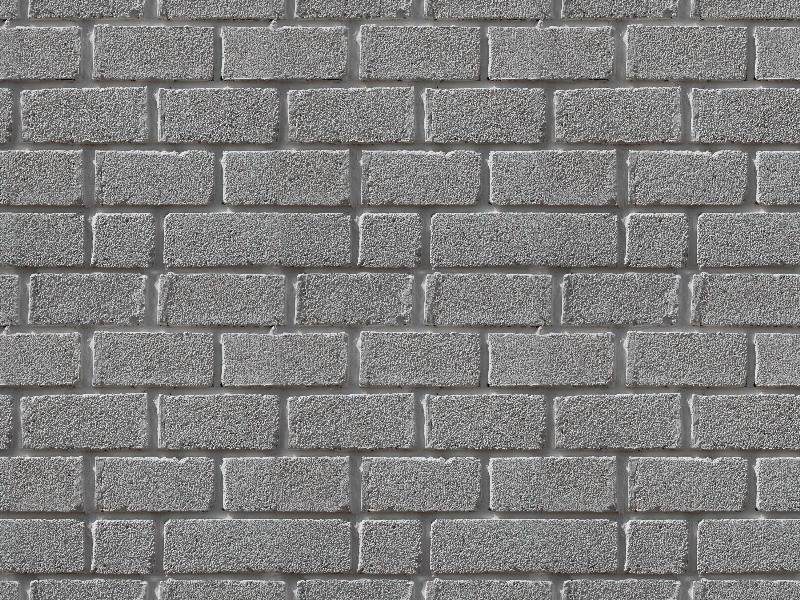
#> input picture hafta4_odev6/duvar.jpeg, 800 x 600 px
$ python main.py   (older library calls are emulated)
#> lines starting #> are read from the running program, lines starting #| are printed output that depends on the picture
import cv2
import numpy as np

resim = cv2.imread("duvar.jpeg", 0)
#> resim: shape (600, 800); min 0, max 247, mean 127.2
yumusamis = cv2.GaussianBlur(resim, (3, 3), 0)

log = np.array([
    [ 0,  0, -1, -1, -1,  0,  0],
    [ 0, -2, -3, -3, -3, -2,  0],
    [-1, -3,  5,  5,  5, -3, -1],
    [-1, -3,  5, 16,  5, -3, -1],
    [-1, -3,  5,  5,  5, -3, -1],
    [ 0, -2, -3, -3, -3, -2,  0],
    [ 0,  0, -1, -1, -1,  0,  0]
])

sonuc1 = cv2.filter2D(resim, cv2.CV_32F, log)
sonuc1 = cv2.convertScaleAbs(sonuc1)
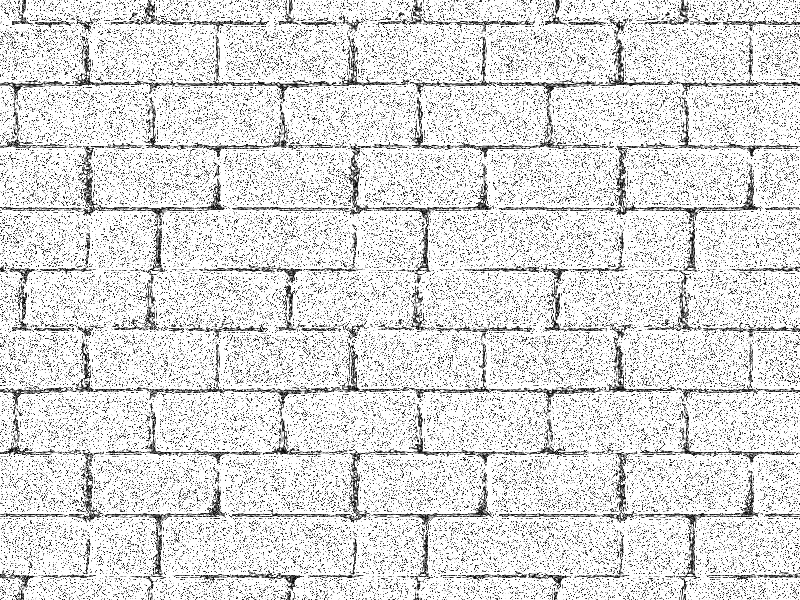
#> sonuc1: shape (600, 800); min 0, max 255, mean 219.3
cv2.imshow("LoG 7x7", sonuc1)

prewitt = np.array([
    [-1, -1, -1],
    [ 0,  0,  0],
    [ 1,  1,  1]
])

sonuc2 = cv2.filter2D(resim, cv2.CV_32F, prewitt)
sonuc2 = cv2.convertScaleAbs(sonuc2)
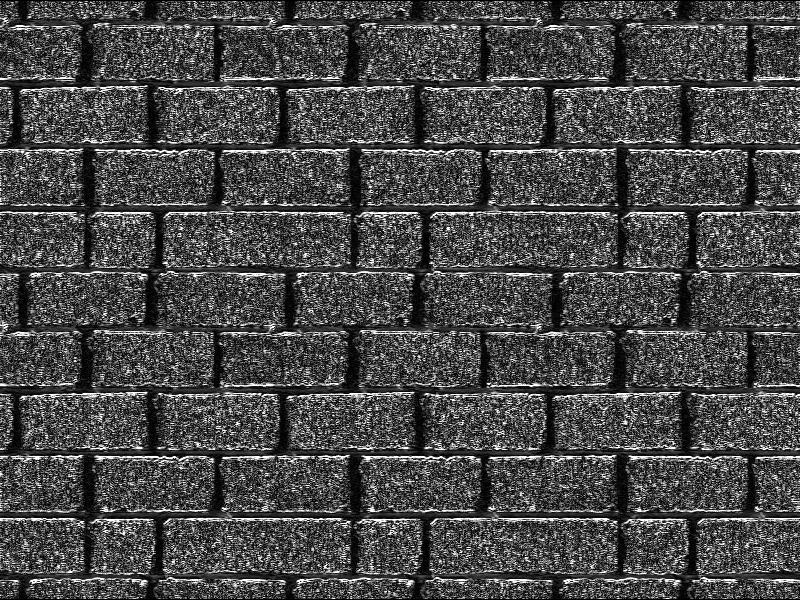
#> sonuc2: shape (600, 800); min 0, max 255, mean 73

sonuc3 = cv2.filter2D(yumusamis, cv2.CV_32F, prewitt)
sonuc3 = cv2.convertScaleAbs(sonuc3)

cv2.imshow("Prewitt - Gauss Yok", sonuc2)
cv2.imshow("Prewitt - Gauss Var", sonuc3)

sobel = np.array([
    [-1, -2, -1],
    [ 0,  0,  0],
    [ 1,  2,  1]
])

sonuc4 = cv2.filter2D(resim, cv2.CV_32F, sobel)
sonuc4 = cv2.convertScaleAbs(sonuc4)
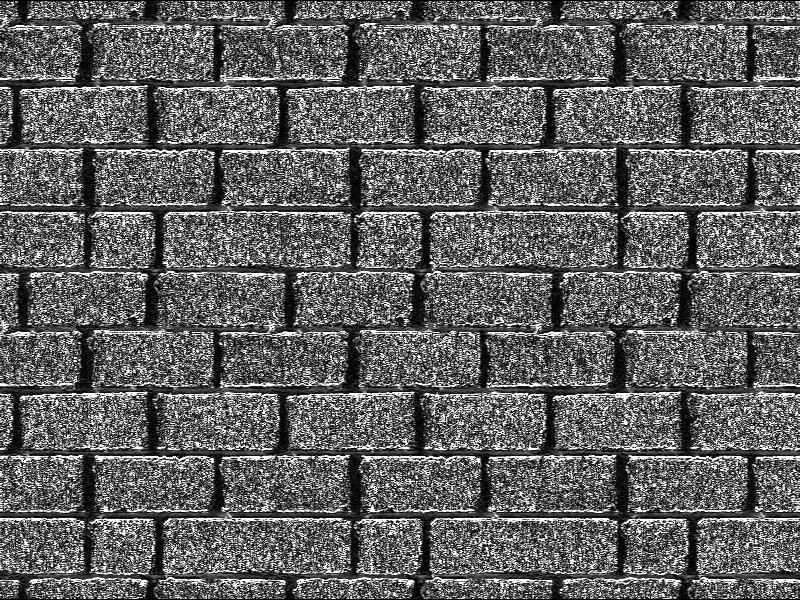
#> sonuc4: shape (600, 800); min 0, max 255, mean 98.2

sonuc5 = cv2.filter2D(yumusamis, cv2.CV_32F, sobel)
sonuc5 = cv2.convertScaleAbs(sonuc5)
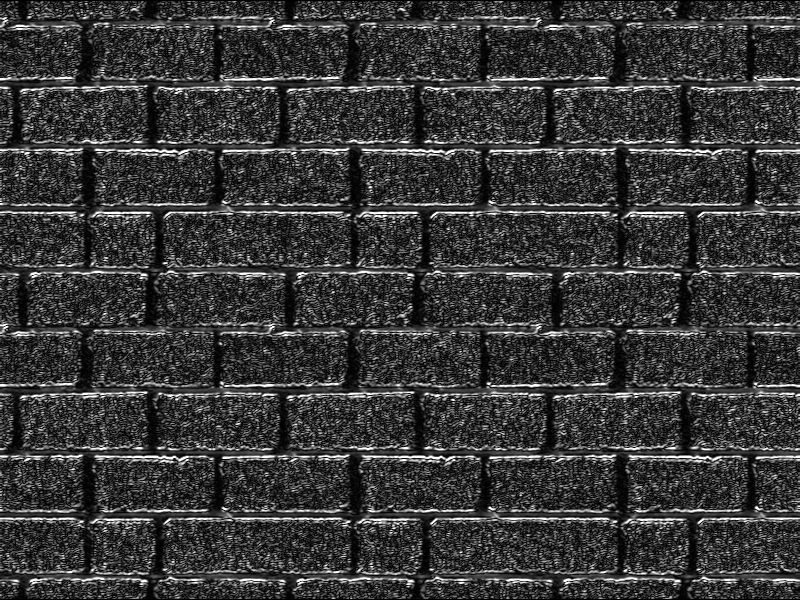
#> sonuc5: shape (600, 800); min 0, max 255, mean 56.5

cv2.imshow("Sobel - Gauss Yok", sonuc4)
cv2.imshow("Sobel - Gauss Var", sonuc5)

laplacian = np.array([
    [ 0,  1, 0],
    [ 1, -4, 1],
    [ 0,  1, 0]
])

sonuc6 = cv2.filter2D(resim, cv2.CV_32F, laplacian)
sonuc6 = cv2.convertScaleAbs(sonuc6)
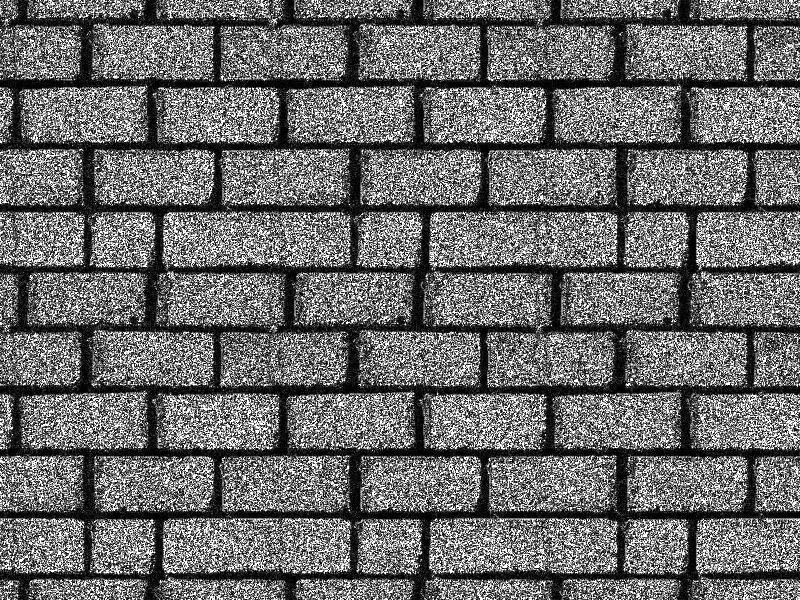
#> sonuc6: shape (600, 800); min 0, max 255, mean 107.5

sonuc7 = cv2.filter2D(yumusamis, cv2.CV_32F, laplacian)
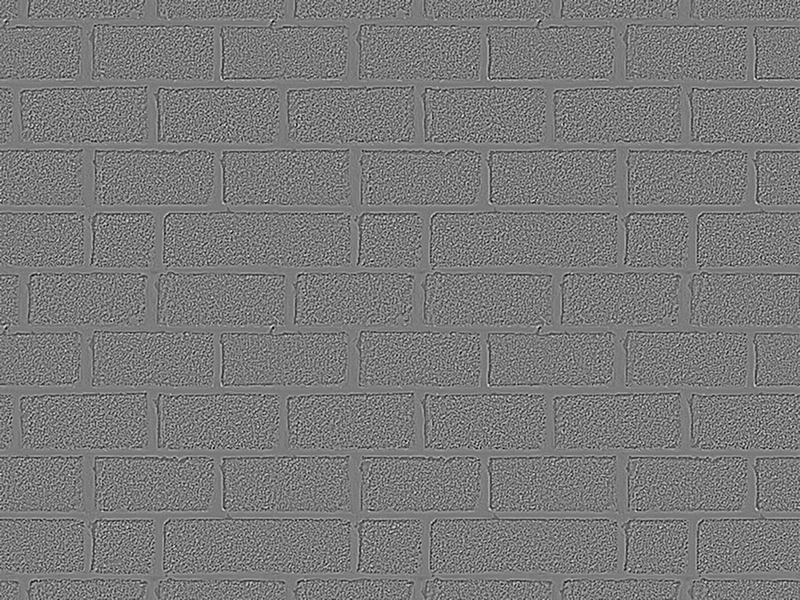
#> sonuc7: shape (600, 800) float32; min -103, max 111, mean 0; drawn with min black and max white
sonuc7 = cv2.convertScaleAbs(sonuc7)
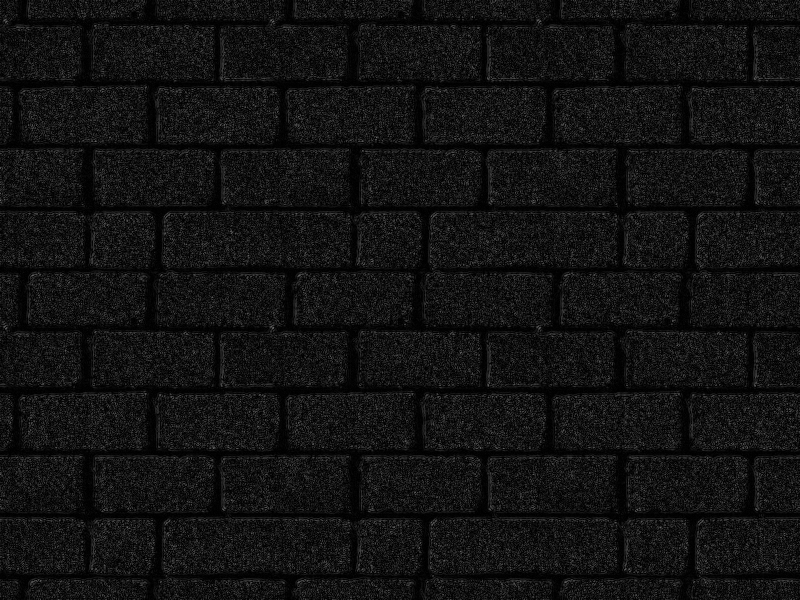
#> sonuc7: shape (600, 800); min 0, max 111, mean 17.9

cv2.imshow("Laplacian - Gauss Yok", sonuc6)
cv2.imshow("Laplacian - Gauss Var", sonuc7)

cv2.waitKey(0)
